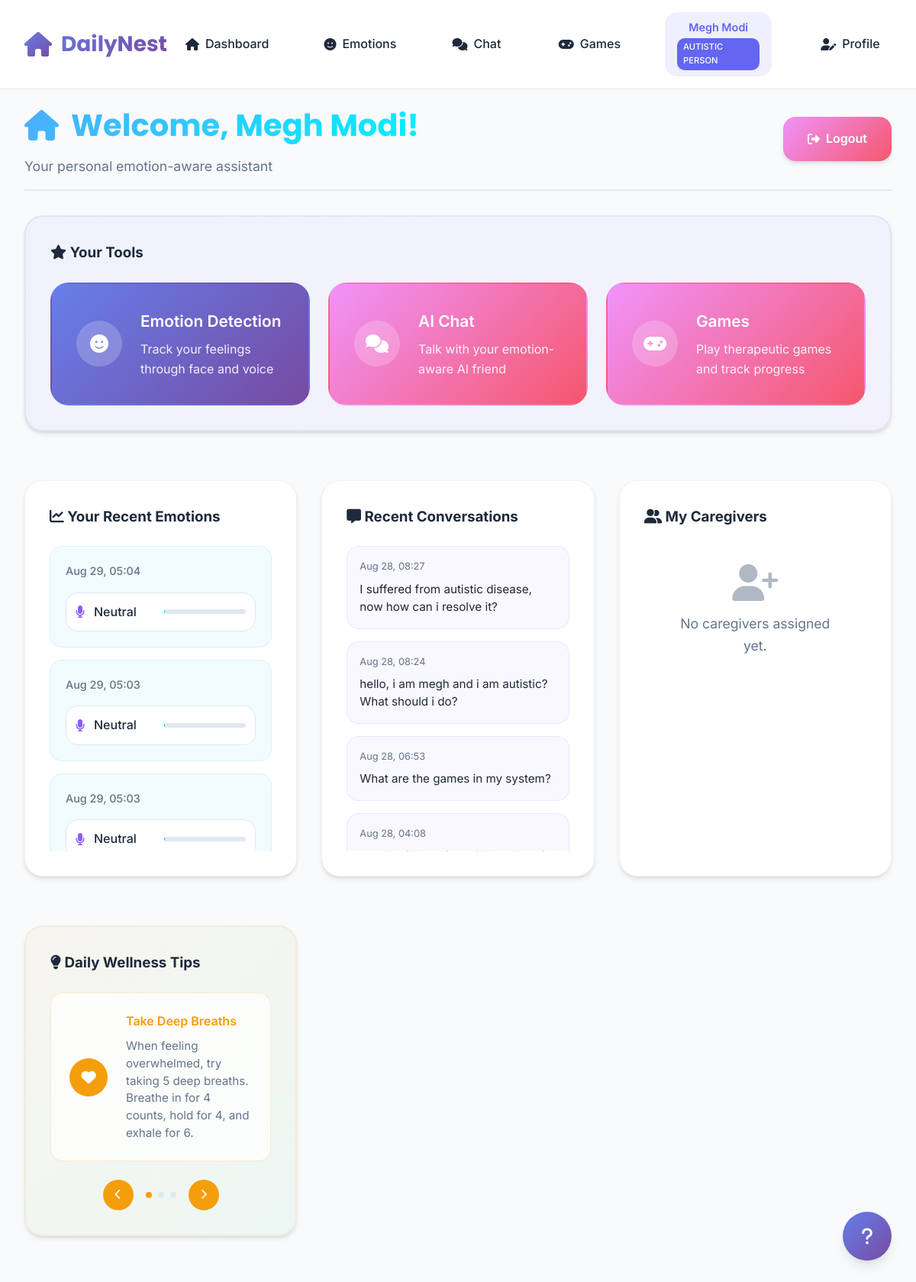
Page /autistic-dashboard/ (signed in) on the earlier database version.
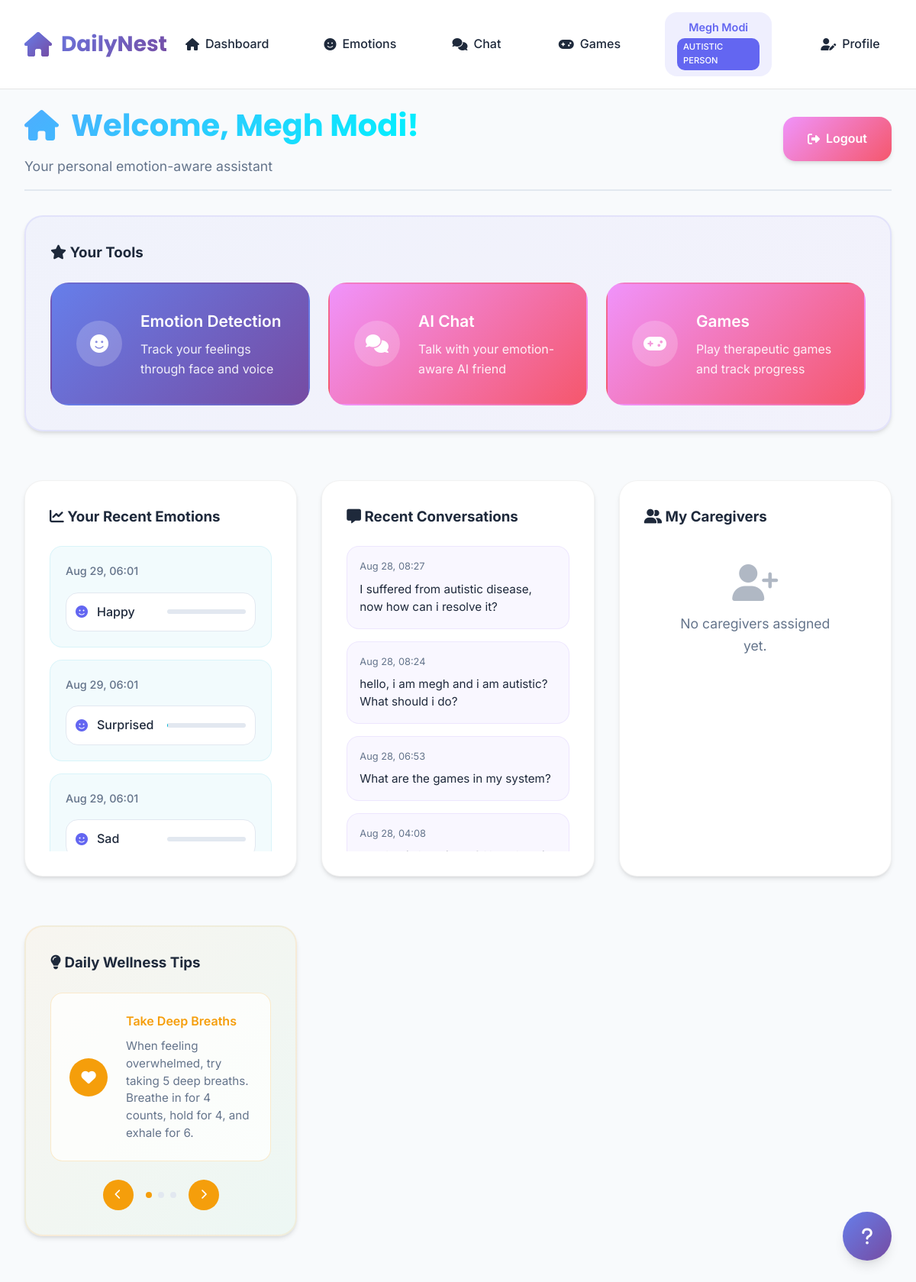
Same page on the later database version.
### DailyNest/models.py (models this page shows, shortened)
class CustomUser(AbstractUser):
    ROLE_CHOICES = [
        ('admin', 'Admin'),
        ('caregiver', 'Caregiver'),
        ('autistic_person', 'Autistic Person'),
    ]
    name = models.CharField(max_length=150, help_text="Full name of the user")
    email = models.EmailField(unique=True, help_text="Email address for login")
    role = models.CharField(max_length=20, choices=ROLE_CHOICES, default='autistic_person')
    created_at = models.DateTimeField(auto_now_add=True)
    phone = models.CharField(max_length=20, blank=True, null=True, help_text="Phone number")
    date_of_birth = models.DateField(blank=True, null=True, help_text="Date of birth")
    address = models.TextField(blank=True, null=True, help_text="Home address")
    emergency_contact = models.CharField(max_length=150, blank=True, null=True, help_text="Emergency contact name")
    emergency_phone = models.CharField(max_length=20, blank=True, null=True, help_text="Emergency contact phone")
    bio = models.TextField(blank=True, null=True, help_text="Personal bio or notes")
    profile_picture = models.ImageField(upload_to='profile_pics/', blank=True, null=True, help_text="Profile picture")
    USERNAME_FIELD = 'email'
    REQUIRED_FIELDS = ['username', 'name']

class EmotionRecord(models.Model):
    EMOTION_CHOICES = [
        ('happy', 'Happy'),
        ('sad', 'Sad'),
        ('angry', 'Angry'),
        ('surprised', 'Surprised'),
        ('neutral', 'Neutral'),
        ('calm', 'Calm'),
        ('excited', 'Excited'),
        ('fear', 'Fear'),
        ('disgust', 'Disgust'),
    ]
    user = models.ForeignKey('CustomUser', on_delete=models.CASCADE, null=True, blank=True)
    timestamp = models.DateTimeField(default=timezone.now, db_index=True)
    face_emotion = models.CharField(max_length=50, choices=EMOTION_CHOICES, null=True, blank=True)
    voice_emotion = models.CharField(max_length=50, choices=EMOTION_CHOICES, null=True, blank=True)
    face_confidence = models.FloatField(default=0.0, help_text="Confidence score for face emotion (0-1)")
    voice_confidence = models.FloatField(default=0.0, help_text="Confidence score for voice emotion (0-1)")
    notes = models.TextField(blank=True)
    class Meta:
        ordering = ['-timestamp']
        indexes = [
            models.Index(fields=['timestamp']),
            models.Index(fields=['face_emotion']),
            models.Index(fields=['voice_emotion']),
        ]

class ChatMessage(models.Model):
    SENDER_CHOICES = [
        ('user', 'User'),
        ('bot', 'Bot'),
    ]
    user = models.ForeignKey('CustomUser', on_delete=models.CASCADE, null=True, blank=True)
    sender = models.CharField(max_length=10, choices=SENDER_CHOICES)
    message = models.TextField()
    timestamp = models.DateTimeField(default=timezone.now)
    emotion_context = models.ForeignKey(EmotionRecord, on_delete=models.SET_NULL, null=True, blank=True)
    is_bot = models.BooleanField(default=False)

### DailyNest/views.py (the view)
# urls.py: path('autistic-dashboard/', views.autistic_dashboard, name='autistic_dashboard'),
@login_required
def autistic_dashboard(request):
    from .models import CareRelationship
    recent_emotions = EmotionRecord.objects.filter(user=request.user).order_by('-timestamp')[:5]
    recent_chats = ChatMessage.objects.filter(sender='user').order_by('-timestamp')[:5]
    caregiver_relationships = CareRelationship.objects.filter(
        autistic_person=request.user,
        is_active=True
    ).select_related('caregiver')
    context = {
        'recent_emotions': recent_emotions,
        'recent_chats': recent_chats,
        'caregiver_relationships': caregiver_relationships,
    }
    return render(request, 'dashboards/autistic_dashboard.html', context)

### DailyNest/templates/dashboards/autistic_dashboard.html (shortened to what this page needs)
{% extends 'base.html' %}
{% block content %}
<div class="dashboard-header">
    <div class="dashboard-title">
        <h1><i class="fas fa-home"></i> Welcome, {{ user.name }}!</h1>
        <p>Your personal emotion-aware assistant</p>
    </div>
    <div class="dashboard-actions">
        <a href="{% url 'logout' %}" class="btn btn-secondary">
            <i class="fas fa-sign-out-alt"></i> Logout
        </a>
    </div>
</div>
<div class="dashboard-grid">
    <div class="card featured-card">
        <h3><i class="fas fa-star"></i> Your Tools</h3>
        <div class="tools-grid">
            <a href="{% url 'emotion' %}" class="tool-card primary">
                <div class="tool-icon">
                    <i class="fas fa-smile"></i>
                </div>
                <div class="tool-content">
                    <h4>Emotion Detection</h4>
                    <p>Track your feelings through face and voice</p>
                </div>
            </a>
            <a href="{% url 'chat' %}" class="tool-card secondary">
                <div class="tool-icon">
                    <i class="fas fa-comments"></i>
                </div>
                <div class="tool-content">
                    <h4>AI Chat</h4>
                    <p>Talk with your emotion-aware AI friend</p>
                </div>
            </a>
            <a href="{% url 'games_hub' %}" class="tool-card secondary">
                <div class="tool-icon">
                    <i class="fas fa-gamepad"></i>
                </div>
                <div class="tool-content">
                    <h4>Games</h4>
                    <p>Play therapeutic games and track progress</p>
                </div>
            </a>
        </div>
    </div>
    <div class="card">
        <h3><i class="fas fa-chart-line"></i> Your Recent Emotions</h3>
        <div class="emotions-list">
            {% for emotion in recent_emotions %}
                <div class="emotion-card">
                    <div class="emotion-time">
                        {{ emotion.timestamp|date:"M d, H:i" }}
                    </div>
                    <div class="emotion-content">
                        {% if emotion.face_emotion %}
                            <div class="emotion-item face">
                                <i class="fas fa-smile"></i>
                                <span>{{ emotion.face_emotion|title }}</span>
                                <div class="confidence-bar">
                                </div>
                            </div>
                        {% endif %}
                        {% if emotion.voice_emotion %}
                            <div class="emotion-item voice">
                                <i class="fas fa-microphone"></i>
                                <span>{{ emotion.voice_emotion|title }}</span>
                                <div class="confidence-bar">
                                </div>
                            </div>
                        {% endif %}
                    </div>
                </div>
            {% empty %}
                <div class="empty-state">
                    <i class="fas fa-smile"></i>
                    <p>No emotions recorded yet. Try the emotion detection tool!</p>
                    <a href="{% url 'emotion' %}" class="btn btn-primary">Start Tracking</a>
                </div>
            {% endfor %}
        </div>
    </div>
    <div class="card">
        <h3><i class="fas fa-message"></i> Recent Conversations</h3>
        <div class="chats-list">
            {% for chat in recent_chats %}
                <div class="chat-card">
                    <div class="chat-time">
                        {{ chat.timestamp|date:"M d, H:i" }}
                    </div>
                    <div class="chat-message">
                        {{ chat.message|truncatewords:15 }}
                    </div>
                </div>
            {% empty %}
                <div class="empty-state">
                    <i class="fas fa-comments"></i>
                    <p>No conversations yet. Start chatting with your AI friend!</p>
                    <a href="{% url 'chat' %}" class="btn btn-primary">Start Chatting</a>
                </div>
            {% endfor %}
        </div>
    </div>
    <div class="card">
        <h3><i class="fas fa-user-friends"></i> My Caregivers</h3>
        <div class="caregivers-list">
            {% for relationship in caregiver_relationships %}
                <div class="caregiver-card">
                    <div class="caregiver-info">
                        <div class="caregiver-avatar">
                            {% if relationship.caregiver.profile_picture %}
                                <img src="{{ relationship.caregiver.profile_picture.url }}" alt="{{ relationship.caregiver.name }}">
                            {% else %}
                                <i class="fas fa-user-circle"></i>
                            {% endif %}
                        </div>
                        <div class="caregiver-details">
                            <h4>{{ relationship.caregiver.name }}</h4>
                            <p class="caregiver-role">{{ relationship.get_relationship_type_display }}</p>
                            <p class="caregiver-contact">{{ relationship.caregiver.email }}</p>
                            {% if relationship.caregiver.phone %}
                                <p class="caregiver-phone">{{ relationship.caregiver.phone }}</p>
                            {% endif %}
                        </div>
                    </div>
                </div>
            {% empty %}
                <div class="empty-state">
                    <i class="fas fa-user-plus"></i>
                    <p>No caregivers assigned yet.</p>
                </div>
            {% endfor %}
        </div>
    </div>
    <div class="card tips-card">
        <h3><i class="fas fa-lightbulb"></i> Daily Wellness Tips</h3>
        <div class="tips-carousel">
            <div class="tip-item active">
                <div class="tip-icon">
                    <i class="fas fa-heart"></i>
                </div>
                <div class="tip-content">
                    <h4>Take Deep Breaths</h4>
                    <p>When feeling overwhelmed, try taking 5 deep breaths. Breathe in for 4 counts, hold for 4, and exhale for 6.</p>
                </div>
            </div>
        </div>
        <div class="tip-controls">
            <button class="tip-btn" onclick="previousTip()">
                <i class="fas fa-chevron-left"></i>
            </button>
            <div class="tip-indicators">
                <span class="indicator active"></span>
                <span class="indicator"></span>
                <span class="indicator"></span>
            </div>
            <button class="tip-btn" onclick="nextTip()">
                <i class="fas fa-chevron-right"></i>
            </button>
        </div>
    </div>
</div>
{% endblock %}

### DailyNest/templates/base.html (shortened to what this page needs)
<!DOCTYPE html>
<html lang="en">
<head>
    <link rel="stylesheet" href="https://cdnjs.cloudflare.com/ajax/libs/font-awesome/6.4.0/css/all.min.css">
</head>
<body data-theme="light" data-font-size="medium" data-reduce-animations="false">
    <nav class="navbar">
        <a href="/" class="navbar-brand">
            <i class="fas fa-home"></i>
            DailyNest
        </a>
        <div class="navbar-links">
            {% if user.is_authenticated %}
                <a href="/" class="nav-link">
                    <i class="fas fa-home"></i>
                    <span>Dashboard</span>
                </a>
                <a href="/emotion/" class="nav-link">
                    <i class="fas fa-smile"></i>
                    <span>Emotions</span>
                </a>
                <a href="/chat/" class="nav-link">
                    <i class="fas fa-comments"></i>
                    <span>Chat</span>
                </a>
                <a href="{% url 'games_hub' %}" class="nav-link">
                    <i class="fas fa-gamepad"></i>
                    <span>Games</span>
                </a>
                <div class="user-menu">
                    <span class="user-greeting">{{ user.name }}</span>
                    <div class="user-role-badge">{{ user.get_role_display }}</div>
                </div>
                <a href="{% url 'profile' %}" class="nav-link">
                    <i class="fas fa-user-edit"></i>
                    <span>Profile</span>
                </a>
            {% endif %}
        </div>
    </nav>
    <main class="main-content">
        <div class="container">
            {% block content %}{% endblock %}
        </div>
    </main>
    <button class="fab" id="helpBtn" aria-label="Get Help">
        <i class="fas fa-question"></i>
    </button>
</body>
</html>

### DailyNest/templates/base.html (style rules this page uses)
:root { --primary-gradient: linear-gradient(135deg, #667eea 0%, #764ba2 100%); --secondary-gradient: linear-gradient(135deg, #f093fb 0%, #f5576c 100%); --accent-gradient: linear-gradient(135deg, #4facfe 0%, #00f2fe 100%); --calm-blue: #6366f1; --soft-green: #10b981; --gentle-purple: #8b5cf6; --warm-orange: #f59e0b; --soothing-teal: #06b6d4; --bg-light: #f8fafc; --bg-dark: #0f172a; --surface-light: #ffffff; --surface-dark: #1e293b; --text-light: #1e293b; --text-dark: #f1f5f9; --focus-ring: 0 0 0 3px rgba(99, 102, 241, 0.3); --border-radius: 16px; --border-radius-lg: 24px; --transition: all 0.3s cubic-bezier(0.4, 0, 0.2, 1); --shadow-sm: 0 1px 2px 0 rgba(0, 0, 0, 0.05); --shadow-md: 0 4px 6px -1px rgba(0, 0, 0, 0.1), 0 2px 4px -1px rgba(0, 0, 0, 0.06); --shadow-lg: 0 10px 15px -3px rgba(0, 0, 0, 0.1), 0 4px 6px -2px rgba(0, 0, 0, 0.05); --shadow-xl: 0 20px 25px -5px rgba(0, 0, 0, 0.1), 0 10px 10px -5px rgba(0, 0, 0, 0.04); }
* { margin: 0; padding: 0; box-sizing: border-box; }
body { font-family: 'Inter', -apple-system, BlinkMacSystemFont, 'Segoe UI', Roboto, sans-serif; line-height: 1.6; color: var(--text-light); background: var(--bg-light); transition: var(--transition); overflow-x: hidden; }
body[data-font-size="medium"] { font-size: 16px; }
.navbar { position: fixed; top: 0; left: 0; right: 0; z-index: 1000; background: rgba(255, 255, 255, 0.95); backdrop-filter: blur(20px); border-bottom: 1px solid rgba(0, 0, 0, 0.1); padding: 1rem 2rem; display: flex; justify-content: space-between; align-items: center; transition: var(--transition); }
.navbar-brand { font-family: 'Poppins', sans-serif; font-size: 1.75rem; font-weight: 700; background: var(--primary-gradient); -webkit-background-clip: text; -webkit-text-fill-color: transparent; background-clip: text; display: flex; align-items: center; gap: 0.75rem; text-decoration: none; }
.navbar-brand i { background: var(--primary-gradient); -webkit-background-clip: text; -webkit-text-fill-color: transparent; background-clip: text; font-size: 2rem; }
.navbar-links { display: flex; gap: 2rem; align-items: center; }
.nav-link { text-decoration: none; color: var(--text-light); font-weight: 500; padding: 0.75rem 1.5rem; border-radius: var(--border-radius); display: flex; align-items: center; gap: 0.5rem; transition: var(--transition); position: relative; overflow: hidden; }
.nav-link::before { content: ''; position: absolute; top: 0; left: -100%; width: 100%; height: 100%; background: var(--primary-gradient); transition: var(--transition); z-index: -1; }
.user-menu { display: flex; flex-direction: column; align-items: center; padding: 0.5rem 1rem; background: rgba(99, 102, 241, 0.1); border-radius: var(--border-radius); margin: 0 0.5rem; }
.user-greeting { font-weight: 600; font-size: 0.9rem; color: var(--calm-blue); }
.user-role-badge { font-size: 0.7rem; padding: 0.2rem 0.5rem; background: var(--calm-blue); color: white; border-radius: 10px; margin-top: 0.2rem; text-transform: uppercase; font-weight: 500; }
.main-content { margin-top: 100px; min-height: calc(100vh - 100px); padding: 2rem; }
.container { max-width: 1200px; margin: 0 auto; }
.card { background: var(--surface-light); border-radius: var(--border-radius-lg); padding: 2rem; margin-bottom: 2rem; box-shadow: var(--shadow-md); transition: var(--transition); border: 1px solid rgba(0, 0, 0, 0.05); }
.btn { padding: 1rem 2rem; border: none; border-radius: var(--border-radius); font-weight: 600; font-size: 1rem; cursor: pointer; transition: var(--transition); display: inline-flex; align-items: center; gap: 0.5rem; text-decoration: none; position: relative; overflow: hidden; }
.btn-secondary { background: var(--secondary-gradient); color: white; box-shadow: var(--shadow-md); }
.fab { position: fixed; bottom: 2rem; right: 2rem; width: 64px; height: 64px; background: var(--primary-gradient); border: none; border-radius: 50%; color: white; font-size: 1.5rem; cursor: pointer; box-shadow: var(--shadow-lg); transition: var(--transition); z-index: 100; }
.animate-fade-in-up { animation: fadeInUp 0.6s ease-out; }

Differences in the rows shown:
no longer on this page (row unchanged): EmotionRecord: timestamp "Aug 29, 05:04", voice_emotion "Neutral"
no longer on this page (row unchanged): EmotionRecord: timestamp "Aug 29, 05:03", voice_emotion "Neutral"
no longer on this page (row unchanged): EmotionRecord: timestamp "Aug 29, 05:03", voice_emotion "Neutral"
added EmotionRecord: timestamp "Aug 29, 06:01", face_emotion "Happy"
added EmotionRecord: timestamp "Aug 29, 06:01", face_emotion "Surprised"
added EmotionRecord: timestamp "Aug 29, 06:01", face_emotion "Sad"
